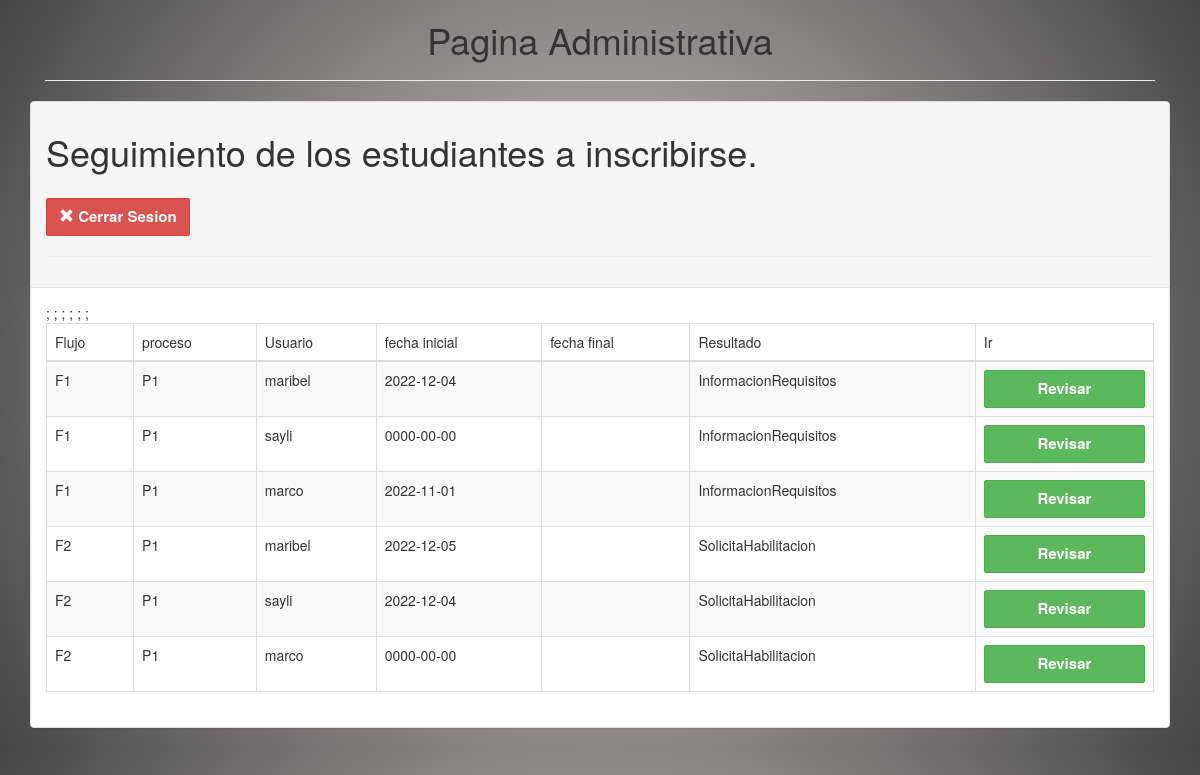
The page /EntradaKardex.php on the database its author committed.
### tables this page shows
CREATE TABLE `flujoprocesoseguimiento` (
  `id` int(11) NOT NULL,
  `Flujo` varchar(3) DEFAULT NULL,
  `Proceso` varchar(3) DEFAULT NULL,
  `Usuario` varchar(10) DEFAULT NULL,
  `contra` varchar(50) NOT NULL,
  `FechaInicio` date DEFAULT NULL,
  `FechaFin` date DEFAULT NULL,
  `estado` varchar(35) DEFAULT 'pendiente'
);

### EntradaKardex.php (the view, shortened to what this page needs)
<!DOCTYPE html>
<html>
<head>
    <link rel="stylesheet" href="bootstrap/css/bootstrap.min.css">
</head>
<body style="background: rgb(214,206,206);
background: radial-gradient(circle, rgba(214,206,206,1) 0%, rgba(69,69,69,1) 100%);">
    <div class="wrapper">
        <div class="container">
            <div class="col-lg-12">
                <center>
                    <h1>Pagina Administrativa</h1>
                </center>
                <hr>
            </div>
            <br><br><br>
            <div class="row">
                <div class="col-lg-12">
                    <div class="panel panel-default">
                        <div class="panel-heading">
                            <h1> Seguimiento de los estudiantes a inscribirse.<h1>
                                    <a href="cerrar_sesion.php"><button class="btn btn-danger text-left"><span class="glyphicon glyphicon-remove" aria-hidden="true"></span> Cerrar Sesion</button></a>
                                    <hr>
                        </div>
                        <div class="panel-body">
                            <div class="table-responsive">
                                <table class="table table-striped table-bordered table-hover">
                                    <thead>
                                        <tr>
                                            <td>Flujo</td>
                                            <td>proceso</td>
                                            <td>Usuario</td>
                                            <td>fecha inicial</td>
                                            <td>fecha final</td>
                                            <td>Resultado</td>
                                            <td>Ir</td>
                                        </tr>
                                    </thead>
                                    <tbody>
                                        <?php
                                        include "conexion.inc.php";
                                        ?>
                                        <?php
                                        if ($usuario = "kardista1") {
                                            $sql = "select * from flujoprocesoseguimiento where Proceso!='P4' and Proceso!='P7' and Flujo='F1'";
                                            $resultado = mysqli_query($con, $sql);
                                            while ($fila = mysqli_fetch_array($resultado)) {
                                            ?>
                                                <tr>
                                                    <td><?php echo $fila["Flujo"] ?></td>
                                                    <td><?php echo $fila["Proceso"] ?></td>
                                                    <td><?php echo $fila["Usuario"] ?></td>
                                                    <td><?php echo $fila["FechaInicio"] ?></td>
                                                    <td><?php echo $fila["FechaFin"] ?></td>
                                                    <td><?php echo $fila["estado"] ?></td>
                                                    <td><a href='flujo.php?flujo=<?php echo $fila["Flujo"] ?>&proceso=P4&rol=Kardex&estudiante=<?php echo $fila["Usuario"] ?>'><button class="btn btn-success btn-block">Revisar</td>;
                                                </tr>
                                            <?php
                                            }
                                            ?>
                                            <?php
                                        }
                                        if ($usuario = "kardista2") {
                                            $sql = "select * from flujoprocesoseguimiento where Proceso!='P2' and Flujo='F2'";
                                            $resultado = mysqli_query($con, $sql);
                                            while ($fila = mysqli_fetch_array($resultado)) {
                                            ?>
                                                <tr>
                                                    <td><?php echo $fila["Flujo"] ?></td>
                                                    <td><?php echo $fila["Proceso"] ?></td>
                                                    <td><?php echo $fila["Usuario"] ?></td>
                                                    <td><?php echo $fila["FechaInicio"] ?></td>
                                                    <td><?php echo $fila["FechaFin"] ?></td>
                                                    <td><?php echo $fila["estado"] ?></td>
                                                    <td><a href='flujo.php?flujo=<?php echo $fila["Flujo"] ?>&proceso=P2&rol=Kardex&estudiante=<?php echo $fila["Usuario"] ?>'><button class="btn btn-success btn-block">Revisar</td>;
                                                </tr>
                                            <?php
                                            }
                                            ?>
                                        <?php
                                        }
                                        ?>
                                    </tbody>
                                </table>
                            </div>
                        </div>
                    </div>
                </div>
            </div>
        </div>
</body>
</html>

### EntradaKardex.php (style rules this page uses)
.form-control, .btn { min-height: 38px; border-radius: 2px; }
.btn { font-size: 15px; font-weight: bold; }

### rows shown on the page
flujoprocesoseguimiento: Flujo "F1", Proceso "P1", Usuario "maribel", FechaInicio "2022-12-04", estado "InformacionRequisitos"
flujoprocesoseguimiento: Flujo "F1", Proceso "P1", Usuario "sayli", FechaInicio "0000-00-00", estado "InformacionRequisitos"
flujoprocesoseguimiento: Flujo "F1", Proceso "P1", Usuario "marco", FechaInicio "2022-11-01", estado "InformacionRequisitos"
flujoprocesoseguimiento: Flujo "F2", Proceso "P1", Usuario "maribel", FechaInicio "2022-12-05", estado "SolicitaHabilitacion"
flujoprocesoseguimiento: Flujo "F2", Proceso "P1", Usuario "sayli", FechaInicio "2022-12-04", estado "SolicitaHabilitacion"
flujoprocesoseguimiento: Flujo "F2", Proceso "P1", Usuario "marco", FechaInicio "0000-00-00", estado "SolicitaHabilitacion"
